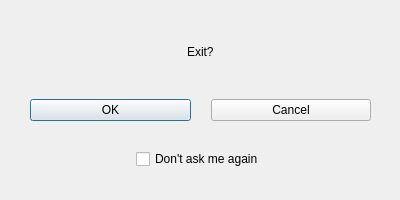
<?xml version="1.0" encoding="UTF-8"?>
<ui version="4.0">
 <class>ConfirmDialog</class>
 <widget class="QDialog" name="ConfirmDialog">
  <property name="geometry">
   <rect>
    <x>0</x>
    <y>0</y>
    <width>400</width>
    <height>200</height>
   </rect>
  </property>
  <property name="sizePolicy">
   <sizepolicy hsizetype="Preferred" vsizetype="Preferred">
    <horstretch>0</horstretch>
    <verstretch>0</verstretch>
   </sizepolicy>
  </property>
  <property name="contextMenuPolicy">
   <enum>Qt::NoContextMenu</enum>
  </property>
  <property name="windowTitle">
   <string>Close Confirmation</string>
  </property>
  <property name="modal">
   <bool>false</bool>
  </property>
  <widget class="QWidget" name="verticalLayoutWidget">
   <property name="geometry">
    <rect>
     <x>10</x>
     <y>10</y>
     <width>381</width>
     <height>181</height>
    </rect>
   </property>
   <layout class="QVBoxLayout" name="mainLayout">
    <property name="leftMargin">
     <number>0</number>
    </property>
    <item alignment="Qt::AlignHCenter">
     <widget class="QLabel" name="exitMessage">
      <property name="minimumSize">
       <size>
        <width>0</width>
        <height>39</height>
       </size>
      </property>
      <property name="maximumSize">
       <size>
        <width>16777215</width>
        <height>39</height>
       </size>
      </property>
      <property name="autoFillBackground">
       <bool>true</bool>
      </property>
      <property name="text">
       <string>Exit?</string>
      </property>
      <property name="textFormat">
       <enum>Qt::PlainText</enum>
      </property>
     </widget>
    </item>
    <item>
     <layout class="QHBoxLayout" name="subLayout">
      <property name="spacing">
       <number>20</number>
      </property>
      <property name="leftMargin">
       <number>20</number>
      </property>
      <property name="topMargin">
       <number>0</number>
      </property>
      <property name="rightMargin">
       <number>20</number>
      </property>
      <property name="bottomMargin">
       <number>0</number>
      </property>
      <item>
       <widget class="QPushButton" name="okButton">
        <property name="text">
         <string>OK</string>
        </property>
       </widget>
      </item>
      <item>
       <widget class="QPushButton" name="cancelButton">
        <property name="text">
         <string>Cancel</string>
        </property>
       </widget>
      </item>
     </layout>
    </item>
    <item alignment="Qt::AlignHCenter">
     <widget class="QCheckBox" name="neverAskAgain">
      <property name="layoutDirection">
       <enum>Qt::LeftToRight</enum>
      </property>
      <property name="autoFillBackground">
       <bool>true</bool>
      </property>
      <property name="text">
       <string>Don't ask me again</string>
      </property>
     </widget>
    </item>
   </layout>
  </widget>
 </widget>
 <resources/>
 <connections>
  <connection>
   <sender>cancelButton</sender>
   <signal>clicked()</signal>
   <receiver>ConfirmDialog</receiver>
   <slot>close()</slot>
   <hints>
    <hint type="sourcelabel">
     <x>169</x>
     <y>73</y>
    </hint>
    <hint type="destinationlabel">
     <x>119</x>
     <y>59</y>
    </hint>
   </hints>
  </connection>
  <connection>
   <sender>okButton</sender>
   <signal>clicked()</signal>
   <receiver>ConfirmDialog</receiver>
   <slot>close()</slot>
   <hints>
    <hint type="sourcelabel">
     <x>71</x>
     <y>73</y>
    </hint>
    <hint type="destinationlabel">
     <x>119</x>
     <y>59</y>
    </hint>
   </hints>
  </connection>
 </connections>
</ui>
